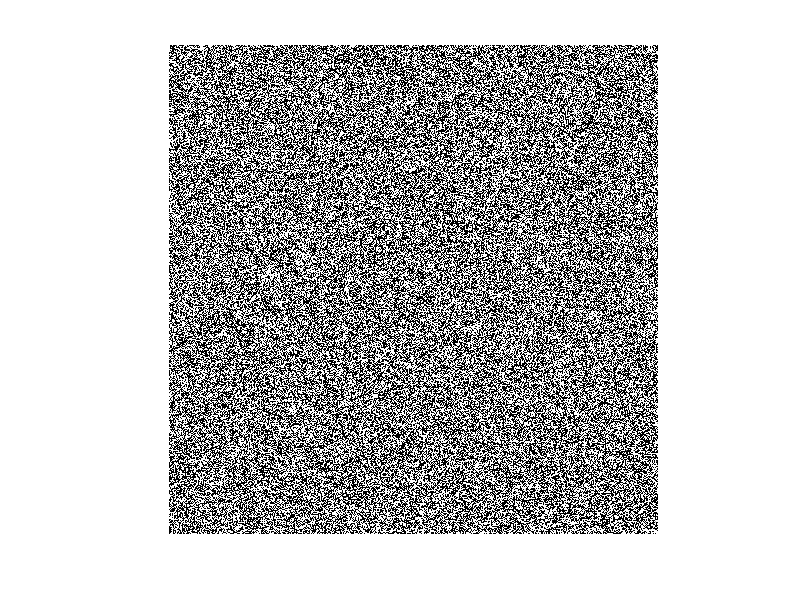

MATLAB code for this plot:
%%%% Author: Pourya Shirazian%% display Gaussian noise %%pkg load image;close all;noise = randn([512 512 1]) .* 40;imshow(noise);